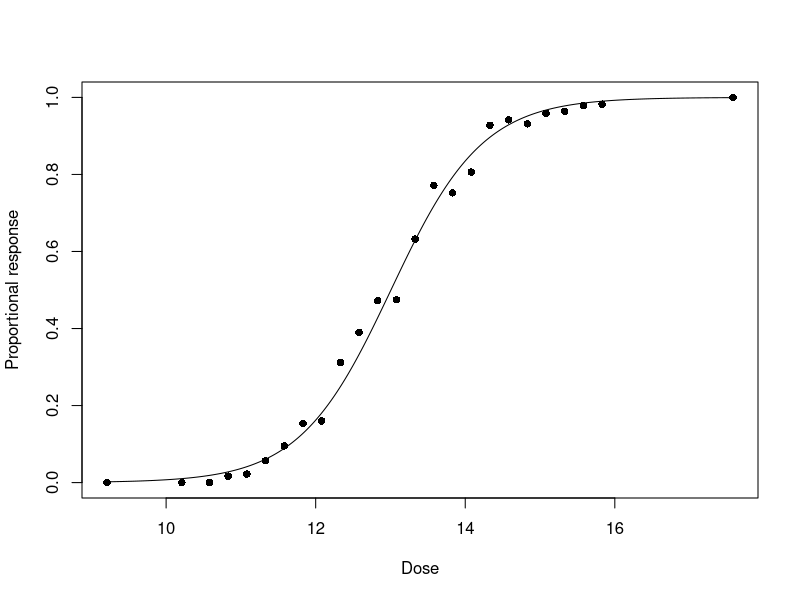

Here is the R script that generated this plot:
# Probit analysis, logit model: the StatsDirect help example (Finney 1971, age at
# menarche of 3918 Warsaw girls) in R
age <- c(9.21, 10.21, 10.58, 10.83, 11.08, 11.33, 11.58, 11.83, 12.08, 12.33, 12.58,
         12.83, 13.08, 13.33, 13.58, 13.83, 14.08, 14.33, 14.58, 14.83, 15.08, 15.33,
         15.58, 15.83, 17.58)
girls <- c(376, 200, 93, 120, 90, 88, 105, 111, 100, 93, 100, 108, 99, 106, 105, 117,
           98, 97, 120, 102, 122, 111, 94, 114, 1049)
menses <- c(0, 0, 0, 2, 2, 5, 10, 17, 16, 29, 39, 51, 47, 67, 81, 88, 79, 90, 113, 95,
            117, 107, 92, 112, 1049)

# R's standard model for a proportion responding at each dose level: a binomial
# regression with the logit link (the doses are ages here, not logged)
fit <- glm(cbind(menses, girls - menses) ~ age, family = binomial)
# One more iteration from the converged coefficients leaves them unchanged and
# gives the standard errors from the final weights, as the report computes them
fit <- glm(cbind(menses, girls - menses) ~ age, family = binomial, start = coef(fit))
print(summary(fit))

# The report's lines to 6 places
six <- function(x) formatC(x, digits = 6, format = "f", drop0trailing = TRUE)
pv <- function(p) {
  if (p < 0.0001) "P < 0.0001" else
    paste("P =", formatC(p, digits = 4, format = "f", drop0trailing = TRUE))
}
a <- coef(fit)[1]
b <- coef(fit)[2]
v <- vcov(fit)
# StatsDirect follows Finney in taking the logit as half the log odds, so that its
# scale is close to the probit's: its constant and slope are half of R's
cat("constant =", six(a / 2), "\n")
cat("slope =", six(b / 2), "\n")

# The dose for a given proportion p is (logit(p) - a) / b; its confidence interval
# without heterogeneity is Fieller's, from the variances and covariance of a and b
dose_for <- function(p) (qlogis(p) - a) / b
fieller <- function(p, conf = 0.95) {
  m <- dose_for(p)
  z <- qnorm((1 + conf) / 2)
  g <- z^2 * v[2, 2] / b^2
  vm <- v[1, 1] + 2 * m * v[1, 2] + m^2 * v[2, 2]
  half <- z / abs(b) * sqrt(vm - g * (v[1, 1] - v[1, 2]^2 / v[2, 2]))
  centre <- m + g * (m + v[1, 2] / v[2, 2]) / (1 - g)
  c(centre - half / (1 - g), centre + half / (1 - g))
}
cat("Median * Dose =", six(dose_for(0.5)), "\n")
cat("Confidence interval (No Heterogeneity) =", six(fieller(0.5)[1]), "to",
    six(fieller(0.5)[2]), "\n")
cat("* Dose for centile 90 =", six(dose_for(0.9)), "\n")
cat("Confidence interval (No Heterogeneity) =", six(fieller(0.9)[1]), "to",
    six(fieller(0.9)[2]), "\n")

# Heterogeneity of the observed proportions about the fitted curve: Pearson's
# chi-square with n - 2 degrees of freedom; the test of the slope is b over its
# standard error
chi <- sum(residuals(fit, type = "pearson")^2)
cat("Chi2 (heterogeneity of deviations from model) =", six(chi),
    paste0("(", fit$df.residual, " df)"),
    pv(pchisq(chi, fit$df.residual, lower.tail = FALSE)), "\n")
t_slope <- b / sqrt(v[2, 2])
cat("t for slope =", six(t_slope), paste0("(", fit$df.residual, " df)"),
    pv(2 * pt(-abs(t_slope), fit$df.residual)), "\n")

# Draw the selected model using R's independent prediction method.
curve_doses <- seq(min(age), max(age), length.out = 401L)
plot(age, menses / girls, pch = 16L, ylim = c(0, 1), xlab = "Dose", ylab = "Proportional response")
lines(curve_doses, predict(fit, newdata = data.frame(age = curve_doses), type = "response"))
